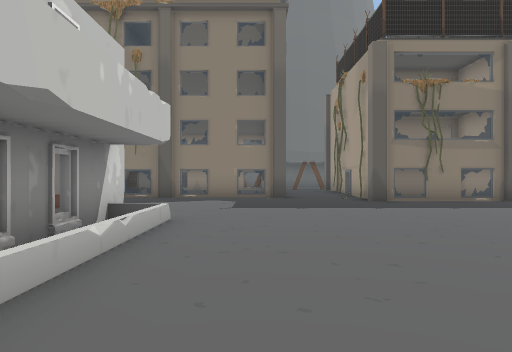
View 1 (above)

24 first-person views from a walk through a 3-D level made in the Unity game engine. The camera is 1.3 m above the floor, looks level and sees 70° across. The floor is counted in squares, 2 m on a side. Each view is taken from the middle of a square. On the plan, view 1 faces up. The plan holds only what a view shows up to about 11 squares ahead; the rest is blank. The place goes on beyond the plan. The player character is not drawn. Some surface patterns are stand-ins.

View 2
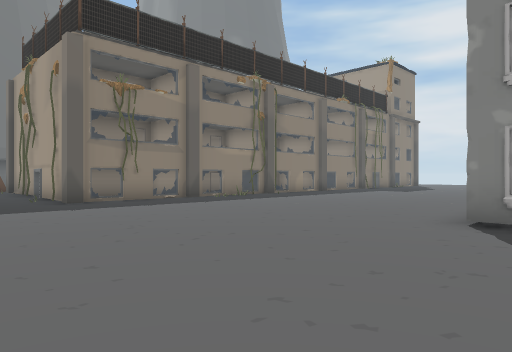

View 3
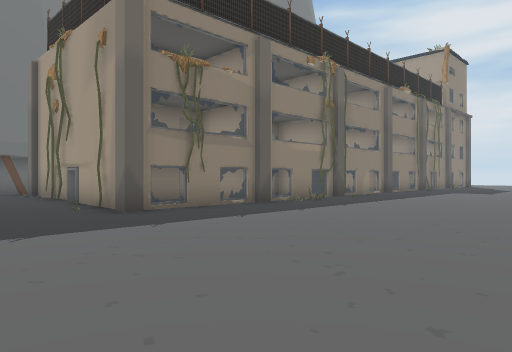

View 4
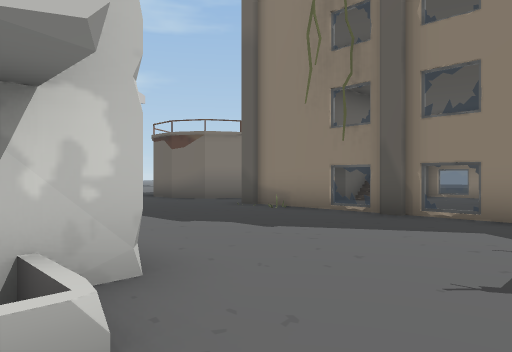

View 5
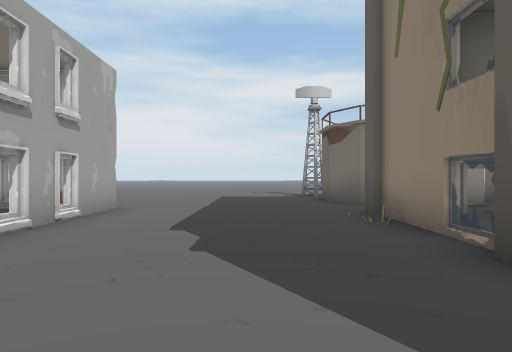

View 6
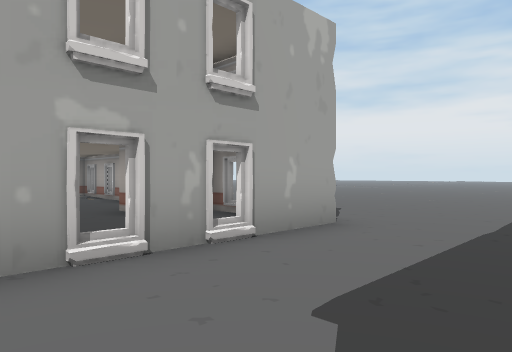

View 7
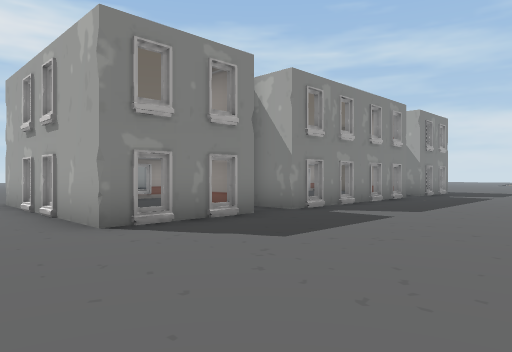

View 8
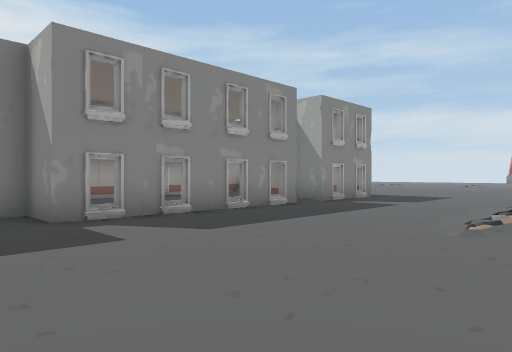

View 9
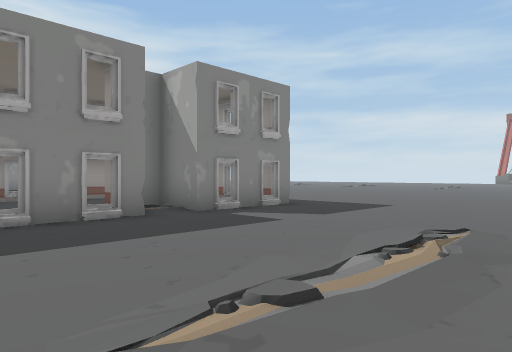

View 10
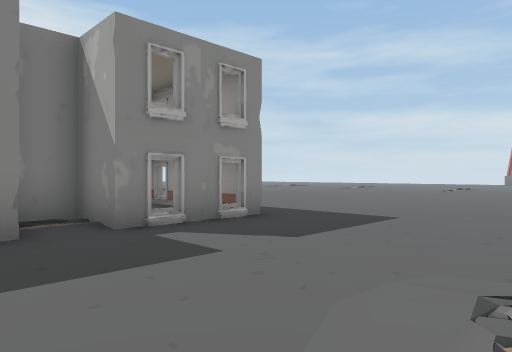

View 11
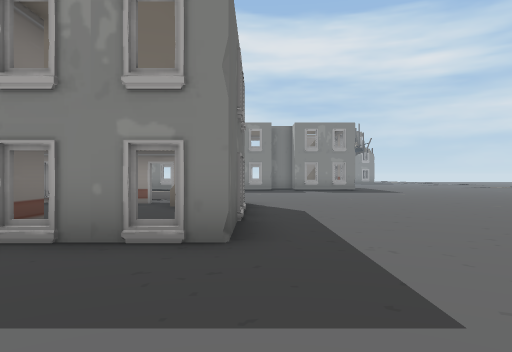

View 12
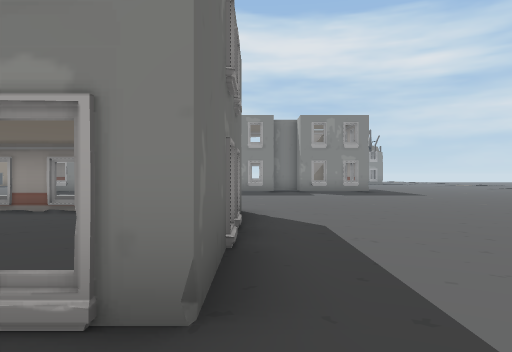

View 13
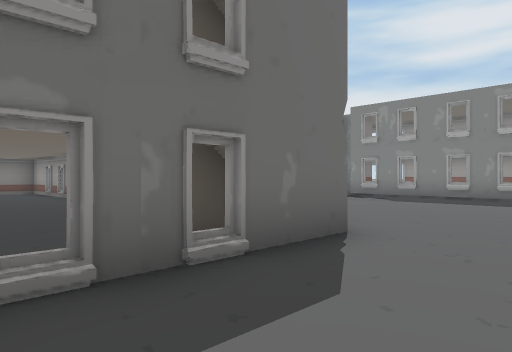

View 14
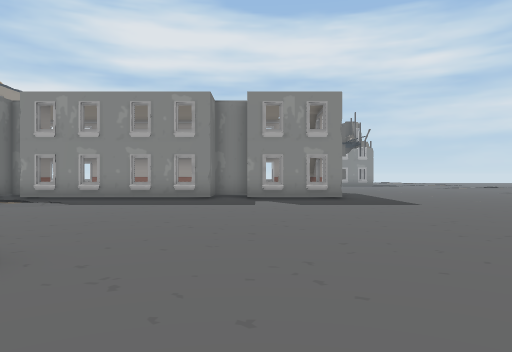

View 15
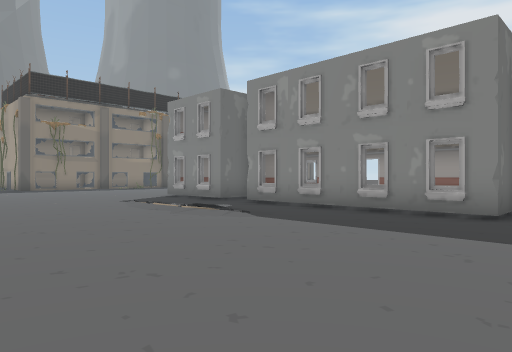

View 16
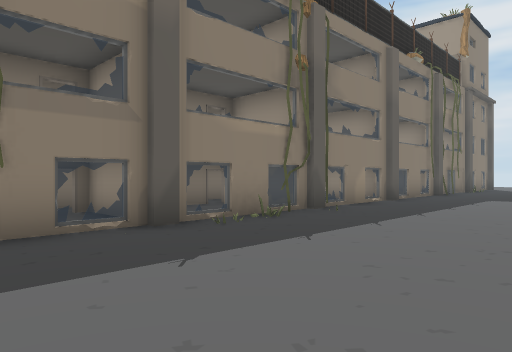

View 17
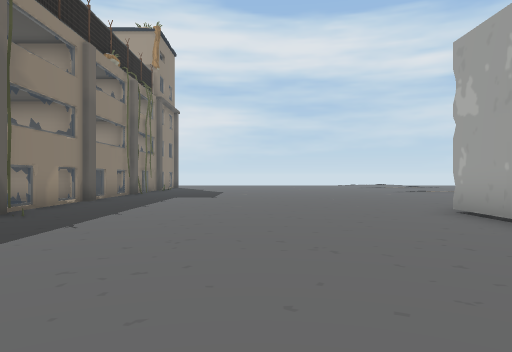

View 18
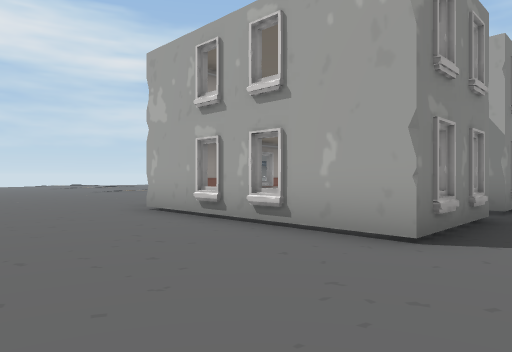

View 19
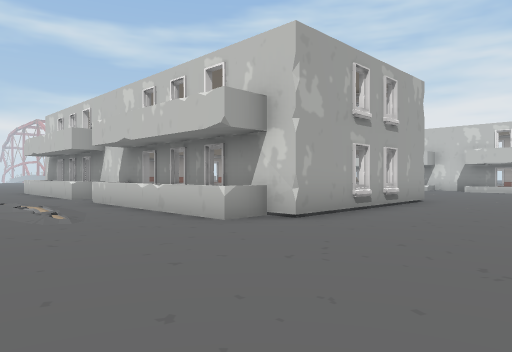

View 20
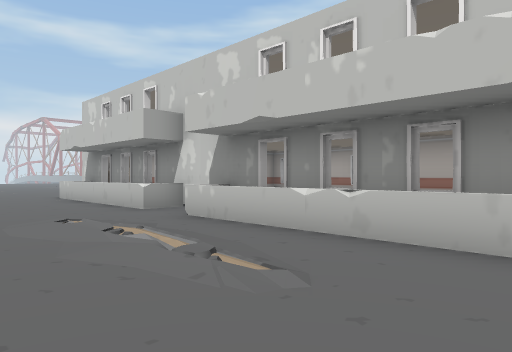

View 21
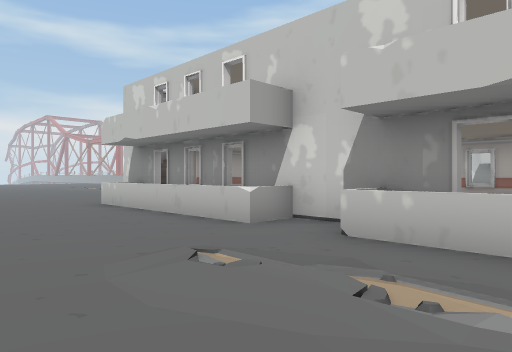

View 22
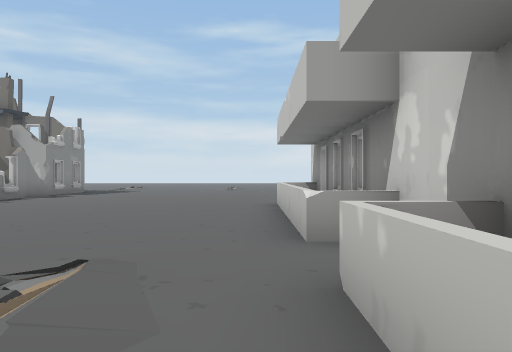

View 23
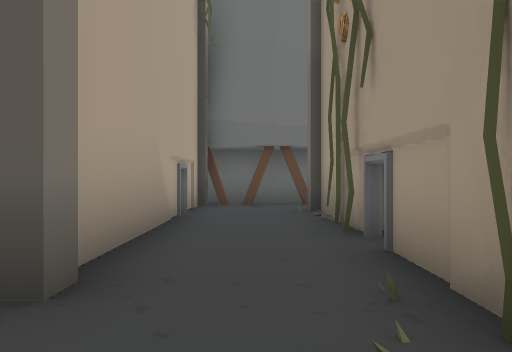

View 24
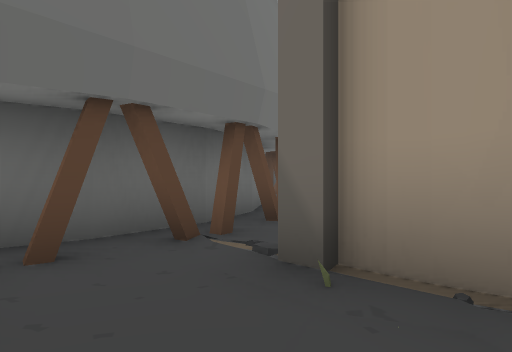

### Floor plan
Ten units are one square. View 1 is at (0, 0); x grows to the right and y downward. Boxes are objects, and circles mark ways between rooms. Rooms are numbered by the first view taken in them; rooms with no view inside come last. Other rooms are left out.
<svg viewBox="-110 -177 266 297">
<path fill="none" stroke="#000" d="M65 13 54 13 54 -14 106 -14 106 28M-21 67 -40 67M-35 60 -40 60M-62 -24 -62 -29M-62 40 -62 31M-44 67 -74 67 -74 40M-74 30 -74 -24M-74 -34 -74 -62 -22 -62 -22 -30M64 77 54 77 54 22M34 -93 29 -93M48 -93 44 -95M106 33 106 93M49 -94 44 -95M31 -100 31 -154M65 -94 34 -94M69 -93 64 -93M-10 -111 -26 -111M9 -114 9 -109 5 -109M-25 -109 -30 -109M-30 -111 -61 -111M54 115 54 87M99 -94 69 -94M104 -93 99 -93M106 96 106 115M-79 -124 -85 -114 -94 -109 -105 -109M30 -152 30 -158M134 -94 106 -94M151 -94 142 -94M23 -170 17 -171M14 -171 7 -172 7 -115M32 -171 29 -171M105 -9 115 -9 115 43M115 7 113 17M105 56 115 56 115 106M-23 -23 -23 -31M-73 4 -73 20M-70 29 -60 29M-60 41 -68 41M-23 45 -23 0M-73 -53 -73 -36 -62 -36M-70 66 -44 66M66 -100 66 -118 49 -118M98 -118 86 -118M100 -99 100 -108"/>
<circle cx="-45" cy="-60" r="3" fill="#2a7"/>
<circle cx="-70" cy="-50" r="3" fill="#2a7"/>
<circle cx="-70" cy="10" r="3" fill="#2a7"/>
<circle cx="-70" cy="50" r="3" fill="#2a7"/>
<text x="10" y="0">1</text>
<text x="-40" y="0">2</text>
<text x="50" y="-110">3</text>
<text x="80" y="-110">4</text>
</svg>
Room 1 opens to room 2.

Where each view was taken, in squares from view 1:
view 1: 0 up, 0 right, facing up
view 2: 0 up, 0 right, facing up-right
view 3: 3 up, 0 right, facing up-right
view 4: 5 up, 0 right, facing up-left
view 5: 9 up, 0 right, facing left
view 6: 9 up, 3 left, facing down-left
view 7: 8 up, 12 left, facing down-right
view 8: 4 up, 13 left, facing down-right
view 9: 0 up, 13 left, facing down-right
view 10: 2 down, 12 left, facing down-right
view 11: 7 down, 11 left, facing right
view 12: 7 down, 9 left, facing right
view 13: 9 down, 6 left, facing up-right
view 14: 9 down, 5 left, facing right
view 15: 9 down, 1 left, facing up-right
view 16: 5 up, 4 right, facing up-right
view 17: 5 up, 4 right, facing right
view 18: 5 up, 4 right, facing down-right
view 19: 5 up, 15 right, facing down-left
view 20: 1 up, 15 right, facing down-left
view 21: 2 down, 15 right, facing down-left
view 22: 2 down, 12 right, facing down
view 23: 9 up, 2 right, facing up
view 24: 14 up, 1 right, facing up-right
